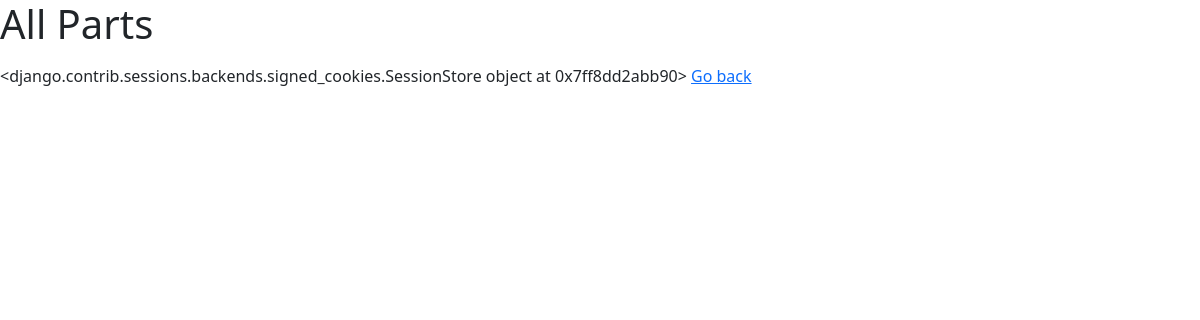
The page /catalog/parts/ on the database as committed earlier.
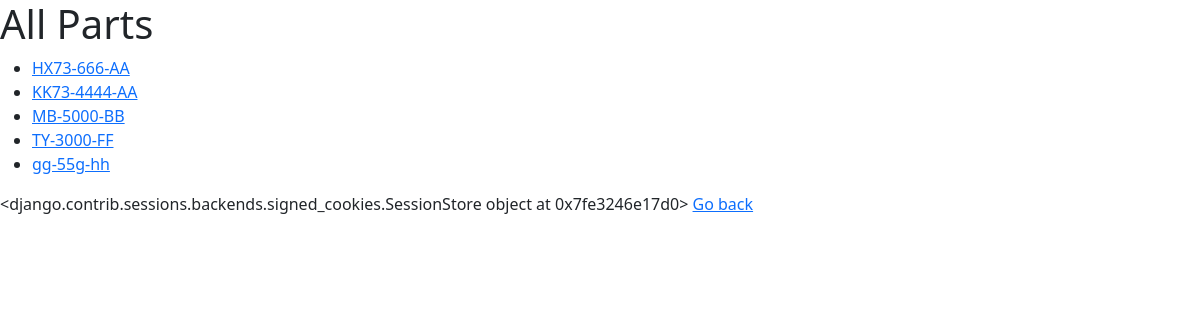
The same page on the database as committed later.
### catalog/models.py (models this page shows, shortened)
class Part(models.Model):
    partnumber = models.CharField('unique carpart number',primary_key=True,max_length=20,help_text='unique carpart number')
    description=  models.CharField(max_length=200)
    supplier = models.ForeignKey('Supplier', on_delete=models.SET_DEFAULT,default=1)
    archived =models.BooleanField(null=True)
    status =  models.CharField(max_length=200,null=True)
    image= models.ImageField(null=True,upload_to="images",default="images/default.jpg")
    specification = models.FileField(null=True,upload_to="documents")
    price = models.IntegerField(null=True)
    parts= PartsManager()   # custom model manager
    objects = models.Manager()
    def __str__(self):
        return self.partnumber
    class Meta:
        ordering = ["partnumber"]
        verbose_name_plural = "parts"

### catalog/views.py (the view)
# urls.py: path('parts/',views.ListPartView.as_view(),name='allparts'),
class ListPartView(ListView):
    model = Part
    template_name = "catalog/ListPartsView.html"
    context_object_name ='carparts'
    queryset = Part.parts.all()

### templates/catalog/ListPartsView.html (shortened to what this page needs)
{% extends "../base.html" %}
{% load static %}
{% block content %}
<h1> All Parts</h1>
<ul>
 {% for part in object_list %}
<li>
 <a href="{% url 'catalog:detailpart' part.pk %}"> {{part}}  </a>
 {% endfor %} </li>
</ul>
 {{request.session}}
<a href="/" >Go back </a>
{% endblock %}

### templates/base.html (shortened to what this page needs)
<!DOCTYPE html>
{% load static %}
<html lang="en">
  <head>
    <link
      href="https://cdn.jsdelivr.net/npm/bootstrap@5.0.0-beta1/dist/css/bootstrap.min.css"
      rel="stylesheet"
    />
  </head>
  <body>
{% block content %}
{% endblock %}
  </body>
</html>

Rows that differ between the two databases and show on the page:
added Part: partnumber "HX73-666-AA"
added Part: partnumber "KK73-4444-AA"
added Part: partnumber "MB-5000-BB"
added Part: partnumber "TY-3000-FF"
added Part: partnumber "gg-55g-hh"
Other text that changed with them:
{{ request.session }}: "<django.contrib.sessions.backends.signed_cookies.SessionStore object at 0x7ff8dd2abb90>" → "<django.contrib.sessions.backends.signed_cookies.SessionStore object at 0x7fe3246e17d0>"
